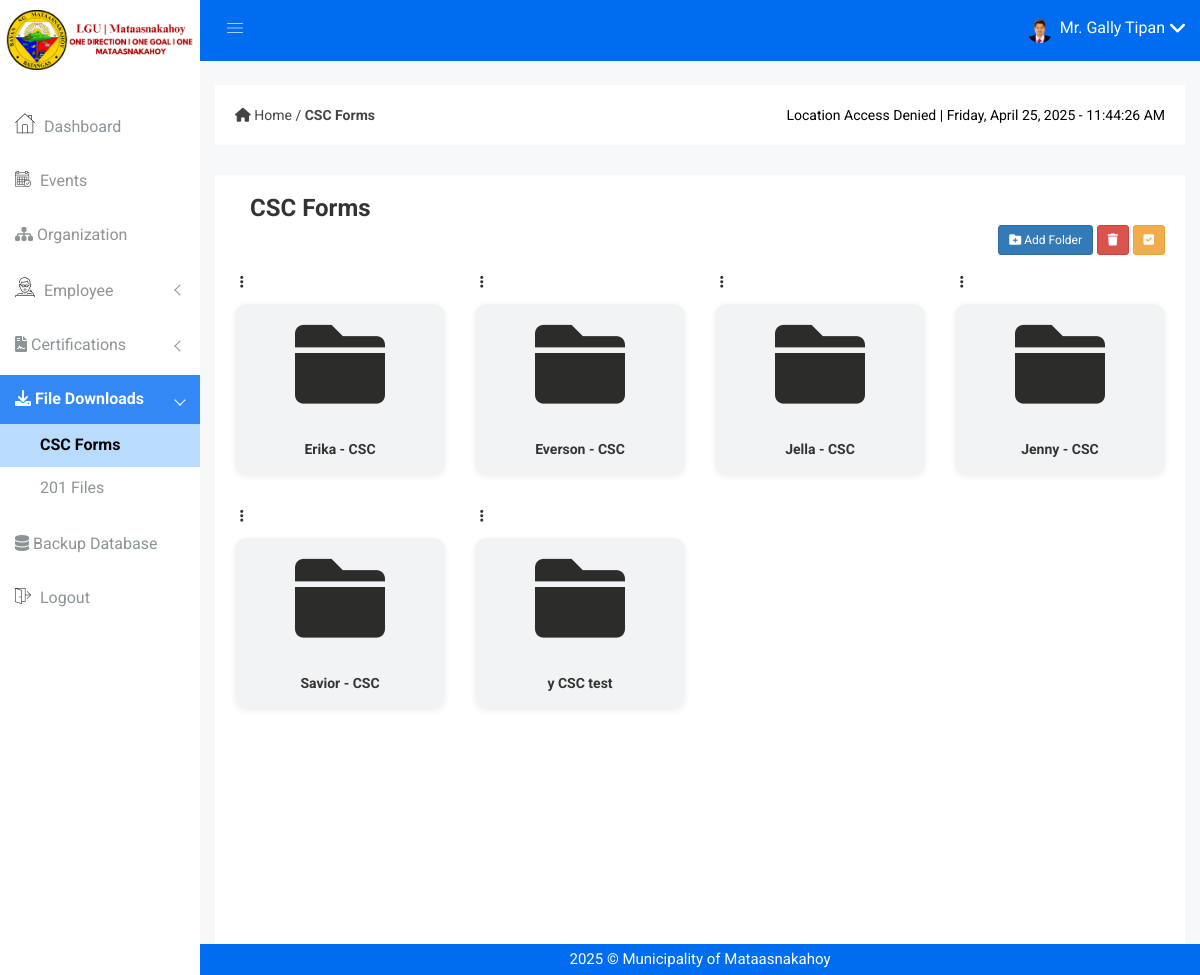
Screenshot of /folders.php (signed in) with the database file from the repository.
### tables this page shows
CREATE TABLE IF NOT EXISTS `employee` (
  `employee_no` varchar(100) NOT NULL,
  `firstname` varchar(50) NOT NULL,
  `middlename` varchar(50) DEFAULT NULL,
  `lastname` varchar(50) NOT NULL,
  `name_extension` varchar(10) DEFAULT NULL,
  `dob` date NOT NULL,
  `pob` varchar(255) NOT NULL,
  `sex` enum('Male','Female') NOT NULL,
  `civil_status` varchar(255) DEFAULT NULL,
  `address` text NOT NULL,
  `blood_type` enum('A+','A-','B+','B-','AB+','AB-','O+','O-','Unknown') DEFAULT 'Unknown',
  `mobile_no` bigint DEFAULT NULL,
  `email_address` varchar(100) NOT NULL,
  `image` varchar(255) DEFAULT NULL,
  `designation` varchar(255) NOT NULL,
  `role` varchar(255) NOT NULL,
  `account_status` tinyint(1) NOT NULL DEFAULT '1',
  `hr_staff` tinyint(1) NOT NULL DEFAULT '0',
  `created_at` timestamp NOT NULL DEFAULT CURRENT_TIMESTAMP,
  `updated_at` timestamp NOT NULL DEFAULT CURRENT_TIMESTAMP ON UPDATE CURRENT_TIMESTAMP,
  PRIMARY KEY (`employee_no`),
  UNIQUE KEY `email_address` (`email_address`)
);

CREATE TABLE IF NOT EXISTS `folders` (
  `id` int NOT NULL AUTO_INCREMENT,
  `name` varchar(255) NOT NULL,
  `parent_id` int DEFAULT NULL,
  PRIMARY KEY (`id`),
  KEY `parent_id` (`parent_id`)
);

### folders.php (the view, shortened to what this page needs)
<?php
include 'emailnotif.php';
?>
<!DOCTYPE html>
<html class="no-js" lang="en">
<head>
    <link rel="stylesheet" href="css/bootstrap.min.css" />
    <link rel="stylesheet" href="css/font-awesome.min.css" />
    <link rel="stylesheet" href="css/owl.carousel.css" />
    <link rel="stylesheet" href="css/owl.theme.css" />
    <link rel="stylesheet" href="css/owl.transitions.css" />
    <link rel="stylesheet" href="css/animate.css" />
    <link rel="stylesheet" href="css/normalize.css" />
    <link rel="stylesheet" href="css/meanmenu.min.css" />
    <link rel="stylesheet" href="css/main.css" />
    <link rel="stylesheet" href="css/educate-custon-icon.css" />
    <link rel="stylesheet" href="css/morrisjs/morris.css" />
    <link rel="stylesheet" href="css/scrollbar/jquery.mCustomScrollbar.min.css" />
    <link rel="stylesheet" href="css/metisMenu/metisMenu.min.css" />
    <link rel="stylesheet" href="css/metisMenu/metisMenu-vertical.css" />
    <link rel="stylesheet" href="style.css" />
    <link rel="stylesheet" href="css/responsive.css" />
    <link href="https://cdn.jsdelivr.net/npm/sweetalert2@11.12.3/dist/sweetalert2.min.css" rel="stylesheet">
</head>
<body>
    <?php include 'includes/sidebar.php'; ?>
    <?php include 'includes/header.php'; ?>
    <div class="breadcome-area">
        <div class="container-fluid">
            <div class="row">
                <div class="col-lg-12">
                    <div class="breadcome-list single-page-breadcome">
                        <div class="row">
                            <div class="col-lg-12">
                                <div class="breadcome-heading">
                                    <div class="row">
                                        <div class="col-lg-12"
                                            style="display: flex; justify-content: space-between; align-items: center;">
                                            <ul class="breadcome-menu"
                                                style="display: flex; align-items: center; padding: 0; margin: 0;">
                                                <li>
                                                    <link rel="stylesheet"
                                                        href="https://cdnjs.cloudflare.com/ajax/libs/font-awesome/6.0.0-beta3/css/all.min.css">
                                                    <a href="dashboard.php">
                                                        <i class="fas fa-home"></i> Home
                                                    </a>
                                                    <span class="bread-slash"> / </span>
                                                    <a href="#">
                                                        <strong>CSC Forms</strong>
                                                    </a>
                                                </li>
                                            </ul>
                                            <div class="pst-container">
                                                <span id="user-location">Detecting location...</span> |
                                                <span id="pst-date"></span> - <span id="pst-time"></span>
                                            </div>
                                        </div>
                                    </div>
                                </div>
                            </div>
                        </div>
                    </div>
                </div>
            </div>
        </div>
    </div>
    <div class="product-status mg-b-15">
        <div class="container-fluid">
            <div class="row">
                <div class="col-lg-12 col-md-12 col-sm-12 col-xs-12">
                    <div class="product-status-wrap drp-lst">
                        <div class="col-lg-6 col-md-6 col-sm-6 col-xs-12">
                            <h3>CSC Forms</h3>
                        </div>
                        <div class="folder-section"
                            style="margin-bottom: 15px; display: flex; justify-content: space-between; align-items: center;">
                            <div class="d-flex gap-2">
                                <button class="btn btn-primary btn-border btn-round btn-sm" id="addFolderBtn"
                                    title="Add Folder">
                                    <i class="fas fa-folder-plus"></i> Add Folder
                                </button>
                                <button class="btn btn-danger btn-border btn-round btn-sm" id="deleteSelectedBtn"
                                    title="Delete Folder">
                                    <i class="fas fa-trash"></i>
                                </button>
                                <button class="btn btn-warning btn-border btn-round btn-sm" id="selectBtn"
                                    title="Select Folder">
                                    <i class="fas fa-check-square"></i>
                                </button>
                            </div>
                        </div>
                        <div class="folders-container">
                            <?php
                            include 'dbcon.php';
                            $query = "SELECT * FROM folders WHERE parent_id IS NULL ORDER BY name ASC";
                            $result = mysqli_query($con, $query);
                            if (mysqli_num_rows($result) > 0) {
                                while ($row = mysqli_fetch_assoc($result)) {
                                    echo '
                                        <div class="folder-container">
                                            <div class="folder-actions">
                                                <input type="checkbox" class="folder-checkbox" value="' . $row['id'] . '" style="display: none;">
                                                <div class="folder-options" style="position: relative; display: inline-block;">
                                <i class="fa fa-ellipsis-v folder-menu-toggle" data-folder-id="' . $row['id'] . '" style="cursor: pointer; padding: 5px;"></i>
                                <div class="folder-dropdown" id="dropdown-' . $row['id'] . '" style="display: none; position: absolute; left: 100%; top: 0; background: white; border: 1px solid #ddd; border-radius: 5px; box-shadow: 0 4px 8px rgba(0,0,0,0.1); z-index: 1000; min-width: 50px;">
                                    <ul style="list-style: none; margin: 0; padding: 0;">
                                        <li class="rename-folder" data-folder-id="' . $row['id'] . '" data-folder-name="' . htmlspecialchars($row['name']) . '" style="padding: 10px; cursor: pointer; border-bottom: 1px solid #eee; transition: background 0.3s;">
                                            Rename
                                        </li>
                                    </ul>
                                </div>
                            </div>
                </div>
                <div class="folder" onclick="openFolder(' . $row['id'] . ')">
                    <i class="fa fa-folder"></i><br>
                    <strong>' . htmlspecialchars($row['name']) . '</strong>
                </div>
            </div>';
                                }
                            } else {
                                echo "<p>No folders found.</p>";
                            }
                            ?>
                        </div>
                    </div>
                </div>
            </div>
        </div>
    </div>
    <?php include 'includes/footer.php'; ?>

### includes/header.php (shortened to what this page needs)
<div class="all-content-wrapper">
    <div class="header-advance-area">
        <div class="header-top-area">
            <div class="container-fluid">
                <div class="row">
                    <div class="col-lg-12 col-md-12 col-sm-12 col-xs-12">
                        <div class="header-top-wraper">
                            <div class="row">
                                <div class="col-lg-1 col-md-0 col-sm-1 col-xs-12">
                                    <div class="menu-switcher-pro">
                                        <button
                                            type="button"
                                            id="sidebarCollapse"
                                            class="btn bar-button-pro header-drl-controller-btn btn-info navbar-btn">
                                            <i class="educate-icon educate-nav"></i>
                                        </button>
                                    </div>
                                </div>
                                <div class="col-lg-5 col-md-5 col-sm-12 col-xs-12">
                                    <div class="header-right-info">
                                        <ul class="nav navbar-nav mai-top-nav header-right-menu">
                                            <li class="nav-item">
                                                <?php
                                                include "dbcon.php";
                                                $user_id = $_SESSION['user_id'];
                                                if (!empty($user_id)) {
                                                    $query = "
                                                        SELECT e.image, e.firstname, e.lastname, e.sex
                                                        FROM employee e
                                                        INNER JOIN admin a ON e.employee_no = a.employee_no
                                                        WHERE a.employee_no = ?
                                                    ";
                                                    $stmt = $con->prepare($query);
                                                    $stmt->bind_param("s", $user_id);
                                                    $stmt->execute();
                                                    $result = $stmt->get_result();
                                                    if ($row = $result->fetch_assoc()) {
                                                        $imagePath = $row['image'];
                                                        $sex = strtolower($row['sex']);
                                                        if ($sex === 'male') {
                                                            $salutation = "Mr.";
                                                        } elseif ($sex === 'female') {
                                                            $salutation = "Ms.";
                                                        } else {
                                                            $salutation = "";
                                                        }
                                                        $user_image = !empty($imagePath) ? 'img/profile/' . $imagePath : 'img/mk-logo.png';
                                                        $user_name = trim("$salutation {$row['firstname']} {$row['lastname']}");
                                                    } else {
                                                        $user_image = 'img/mk-logo.png';
                                                        $user_name = 'Admin';
                                                    }
                                                } else {
                                                    $user_image = 'img/mk-logo.png';
                                                    $user_name = 'Admin';
                                                }
                                                ?>
                                                <a href="#" data-toggle="dropdown" role="button" aria-expanded="false" class="nav-link dropdown-toggle">
                                                    <img src="<?php echo htmlspecialchars($user_image); ?>" alt="User Image" />
                                                    <span class="admin-name"><?php echo htmlspecialchars($user_name); ?></span>
                                                    <i class="fa fa-angle-down edu-icon edu-down-arrow"></i>
                                                </a>
                                            </li>
                                        </ul>
                                    </div>
                                </div>
                            </div>
                        </div>
                    </div>
                </div>
            </div>
        </div>

### css/main.css (style rules this page uses)
html { color: #222; font-size: 1em; line-height: 1.4; }
audio, canvas, iframe, img, svg, video { vertical-align: middle; }

### folders.php (style rules this page uses)
.product-status-wrap { background-color: white; min-height: 100vh; }
.folder-section { margin-top: 30px; }
.folders-container { display: grid; grid-template-columns: repeat(4, 1fr); gap: 30px; }
.folder { background-color: #f1f3f5; border-radius: 12px; display: flex; flex-direction: column; align-items: center; justify-content: center; padding: 15px 10px; transition: all 0.3s ease; text-align: center; cursor: pointer; box-shadow: 0 2px 6px rgba(0, 0, 0, 0.08); margin-top: 10px; }
.folder i { font-size: 90px; color: rgb(44, 44, 42); margin-bottom: 10px; }
.folder-actions { display: flex; justify-content: space-between; align-items: center; position: relative; }
.pst-container { font-size: 14px; color: black; text-align: right; white-space: nowrap; }

### includes/footer.php (style rules this page uses)
:root { --sidebar-width: 200px; }

### rows the page displays
employee: image (picture), user_name "Mr. Gally Tipan"
folders: name "Erika - CSC"
folders: name "Everson - CSC"
folders: name "Jella - CSC"
folders: name "Jenny - CSC"
folders: name "Savior - CSC"
folders: name "y CSC test"
